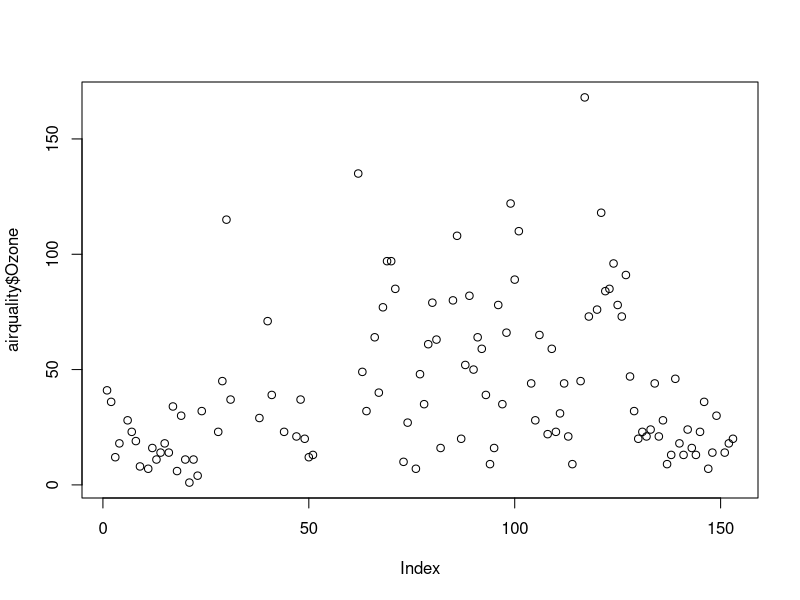
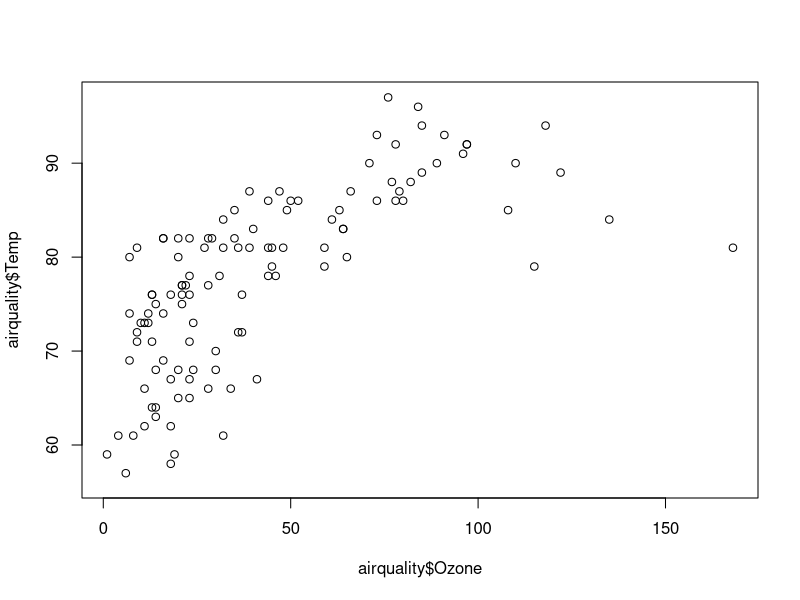
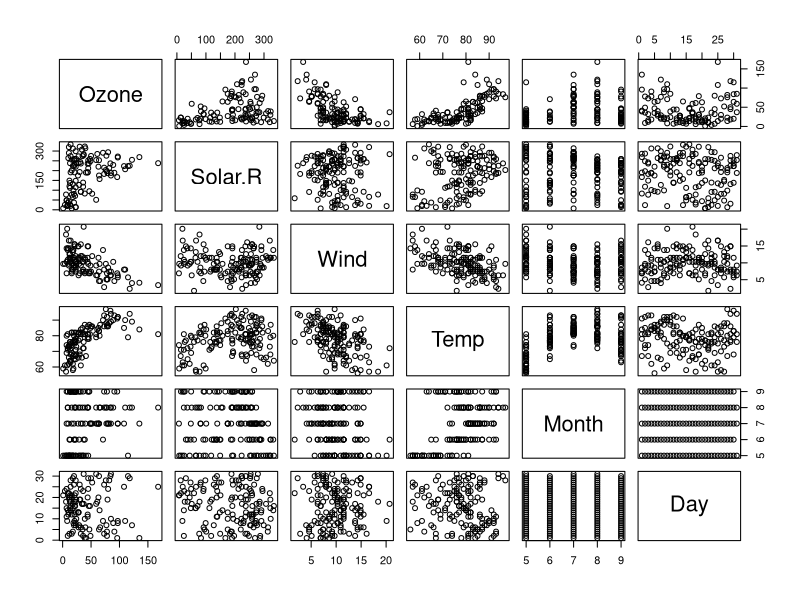
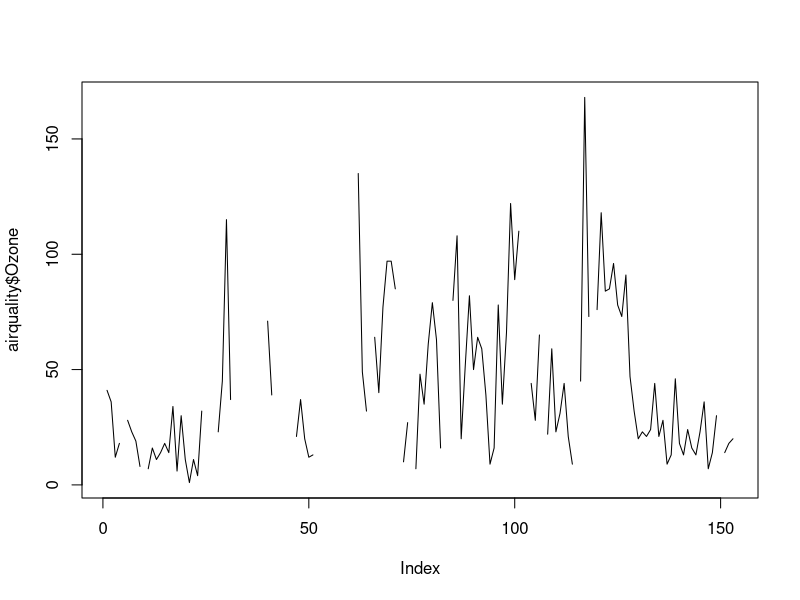
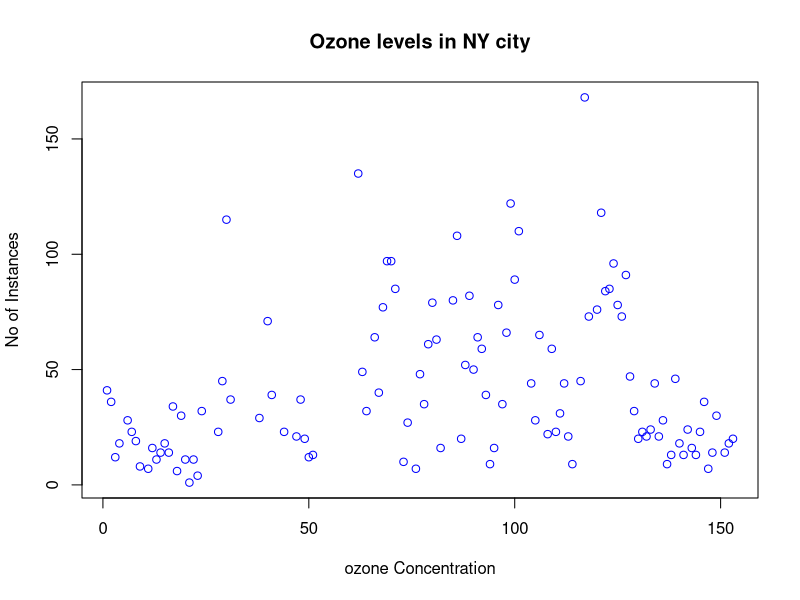
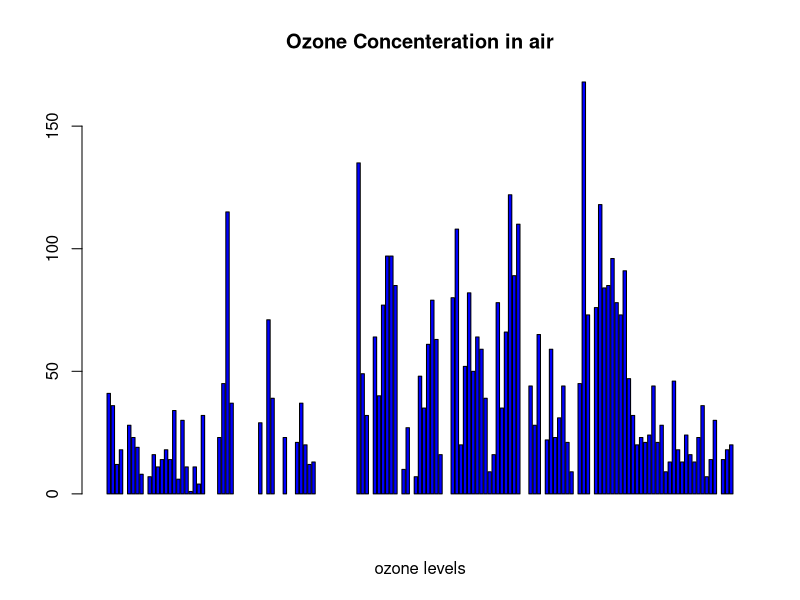
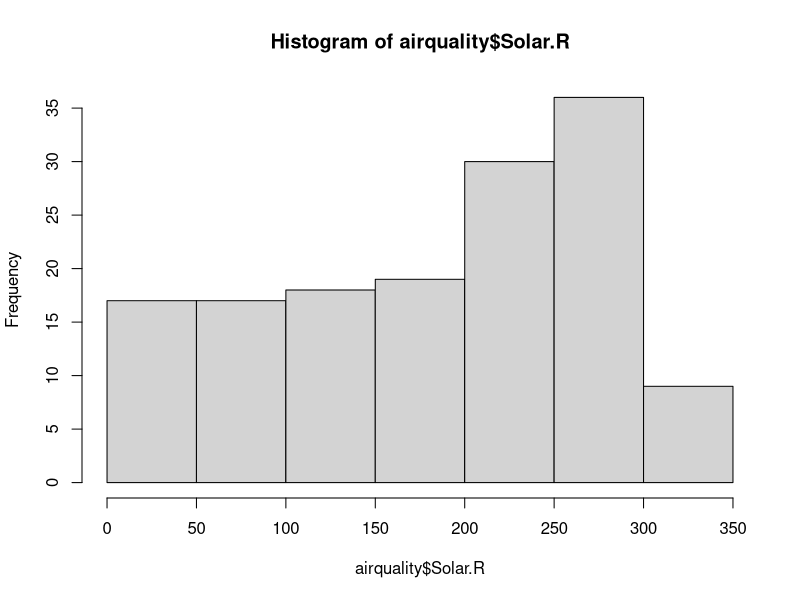
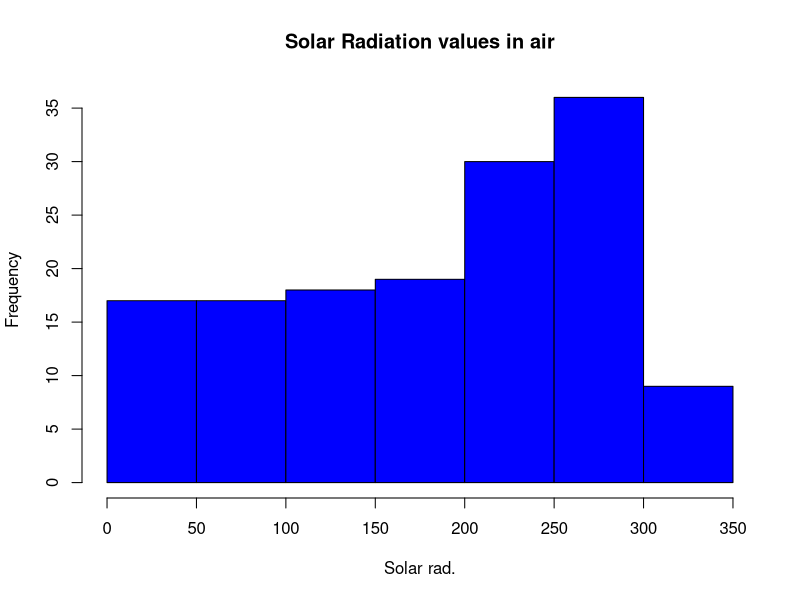

Source code (R) for these figures, in order:
#datasets is like directory and it has multiple files like airquality
#library(datasets)
#data(airquality)
airquality <- datasets::airquality

head(airquality)
tail(airquality)
airquality[,c(1,2)]
airquality$Ozone
####################
summary(airquality$Temp)
summary(airquality)


#####################
plot(airquality$Ozone)

plot(airquality$Ozone, airquality$Temp)

plot(airquality)
# points and lines 
plot(airquality$Ozone, type= "l") # p: points, l: lines,b: both

plot(airquality$Ozone, xlab = 'ozone Concentration', 
     ylab = 'No of Instances', main = 'Ozone levels in NY city',
     col = 'blue')


# Horizontal bar plot
barplot(airquality$Ozone, main = 'Ozone Concenteration in air',
        xlab = 'ozone levels', col= 'blue',horiz = F)
#Histogram
hist(airquality$Solar.R)
hist(airquality$Solar.R, 
     main = 'Solar Radiation values in air',
     xlab = 'Solar rad.', col='blue')

#Single box plot
boxplot(airquality$Solar.R)

# Multiple box plots
boxplot(airquality[,1:4],main='Multiple')
#margin of the grid(mar), 
#no of rows and columns(mfrow), 
#whether a border is to be included(bty) 
#and position of the 
#labels(las: 1 for horizontal, las: 0 for vertical)
#bty - box around the plot

par(mfrow=c(3,3),mar=c(2,5,2,1),  las=1, bty="o")

plot(airquality$Ozone)
plot(airquality$Ozone, airquality$Wind)
plot(airquality$Ozone, type= "l")
plot(airquality$Ozone, type= "l")
plot(airquality$Ozone, type= "l")
barplot(airquality$Ozone, main = 'Ozone Concenteration in air',
        xlab = 'ozone levels', col='green',horiz = TRUE)
hist(airquality$Solar.R)
boxplot(airquality$Solar.R)
boxplot(airquality[,0:4], main='Multiple Box plots')